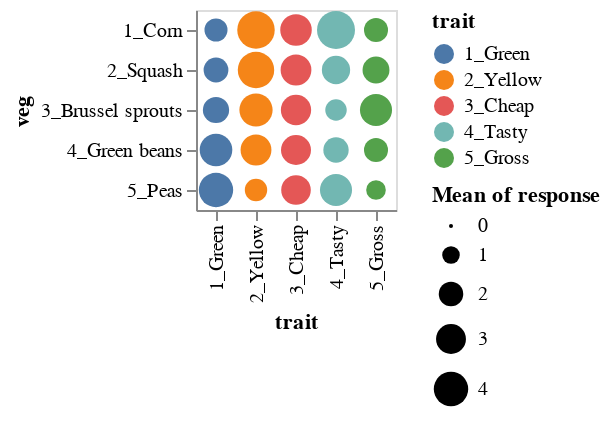

Notebook code for this chart:
### Markdown cell above
## Circle area encoding

- The color makes us see this in columns, because we group items with similar visual properties
- that starts telling the story of how the traits vary across the vegetables 
- but we're not great at quantitatively comparing areas
- note that these patterns wouldn't be clear without this particular sorting

**Try switching the *color* variable (encoding data) type from "nominal" to "ordinal" and see what changes.**

### Code cell
alt.Chart(df).mark_circle().encode(
    x = 'trait:N',
    y = 'veg:N',
    color = 'trait:N',
    size = 'mean(response):Q'
)

### Figure 1 — Vega-Lite specification as saved in the notebook (floating-point values rounded to 4 significant figures; data arrays with more than 128 entries replaced by an {"elided": "..."} marker saying what was removed)
{"config": {"view": {"continuousWidth": 300, "continuousHeight": 300}}, "data": {"name": "data-07f93f6fab5f4d4715a804d075ffd351"}, "mark": {"type": "circle"}, "encoding": {"color": {"field": "trait", "type": "nominal"}, "size": {"aggregate": "mean", "field": "response", "type": "quantitative"}, "x": {"field": "trait", "type": "nominal"}, "y": {"field": "veg", "type": "nominal"}}, "$schema": "https://vega.github.io/schema/vega-lite/v5.8.0.json", "datasets": {"data-07f93f6fab5f4d4715a804d075ffd351": {"elided": "1250 records"}}}
